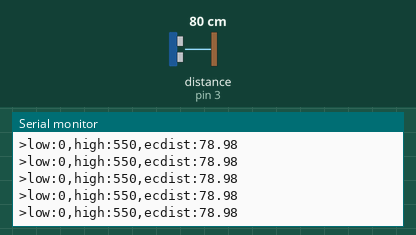
Bench run of a sketch on a simulated Arduino Uno, built with avr-gcc and run on an emulated ATmega328P. Shown: the last lines printed to the serial monitor. Wiring (inferred from the names in the program): ultrasonic range finder: trigger pin 2; echo pin 3. The test bench sets the inputs (shaded band); at power-on: distance to the obstacle (sensor on pin 3) 80 cm. The echo pulse lasts 58.3 µs per cm.

Above: at 1.2 s.
1.3 s: distance to the obstacle (sensor on pin 3) set to 120 cm
At 1.35 s:
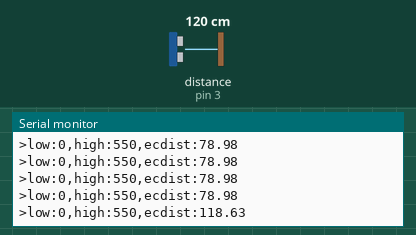
4.3 s: distance to the obstacle (sensor on pin 3) set to 2 cm
At 4.31 s:
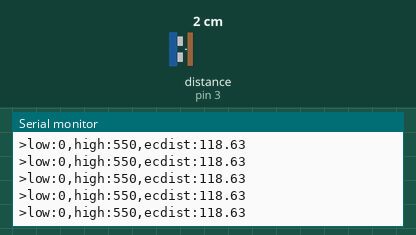
5.8 s: distance to the obstacle (sensor on pin 3) set to 35 cm
At 5.84 s:
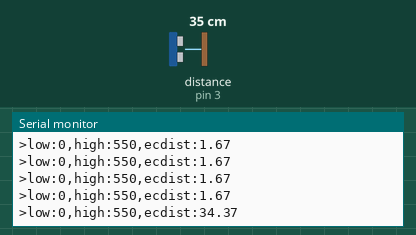
Timing chart, 0 to 8.8 s (numbered marks = the images above; inputs shaded):
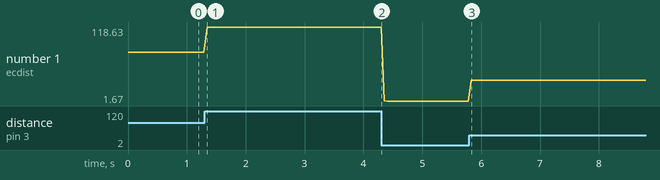

Measured:
- after the input at 1.3 s, the serial monitor: prints a new line at once (image 1)
- after the input at 5.8 s, the serial monitor: prints a new line at once (image 3)
- plotted number 1: 78.98 → 118.63 after the input at 1.3 s, 118.63 → 1.67 after the input at 4.3 s, 1.67 → 34.39 after the input at 5.8 s

The sketch:

ultrasonic_distance.ino
```cpp
const int trigPin = 2;    // Trig pin
const int echoPin = 3;   // Echo pin

void setup() {
  Serial.begin(115200);
  pinMode(trigPin, OUTPUT);
  pinMode(echoPin, INPUT);
}

void loop() {

  // Original Echo/Trig method
  digitalWrite(trigPin, LOW);
  delayMicroseconds(2);
  digitalWrite(trigPin, HIGH);
  delayMicroseconds(10);
  digitalWrite(trigPin, LOW);

  long duration = pulseIn(echoPin, HIGH);

  float echo_distance = duration * 0.034 / 2;

  // Print both readings
  Serial.println(">low:0,high:550,ecdist:" + String(echo_distance));
  delay(50);
}
```
